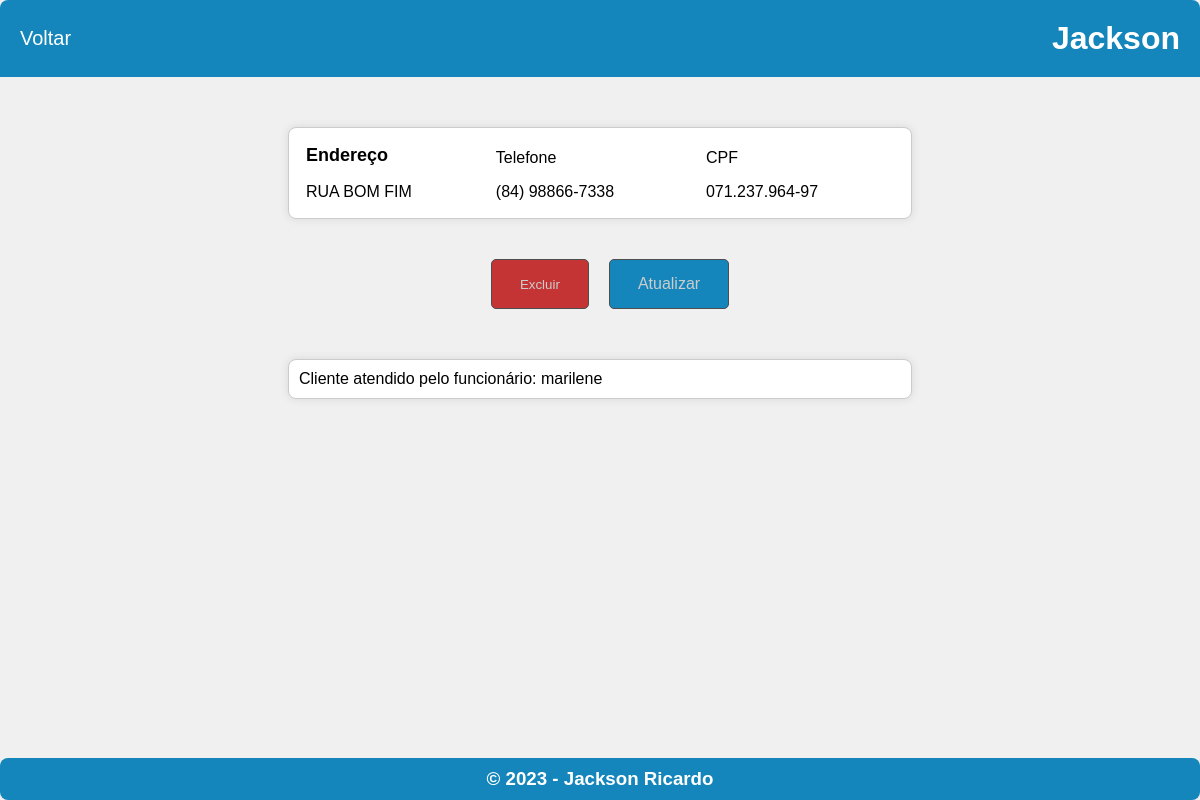
Page /cliente/11/ on the earlier database version.
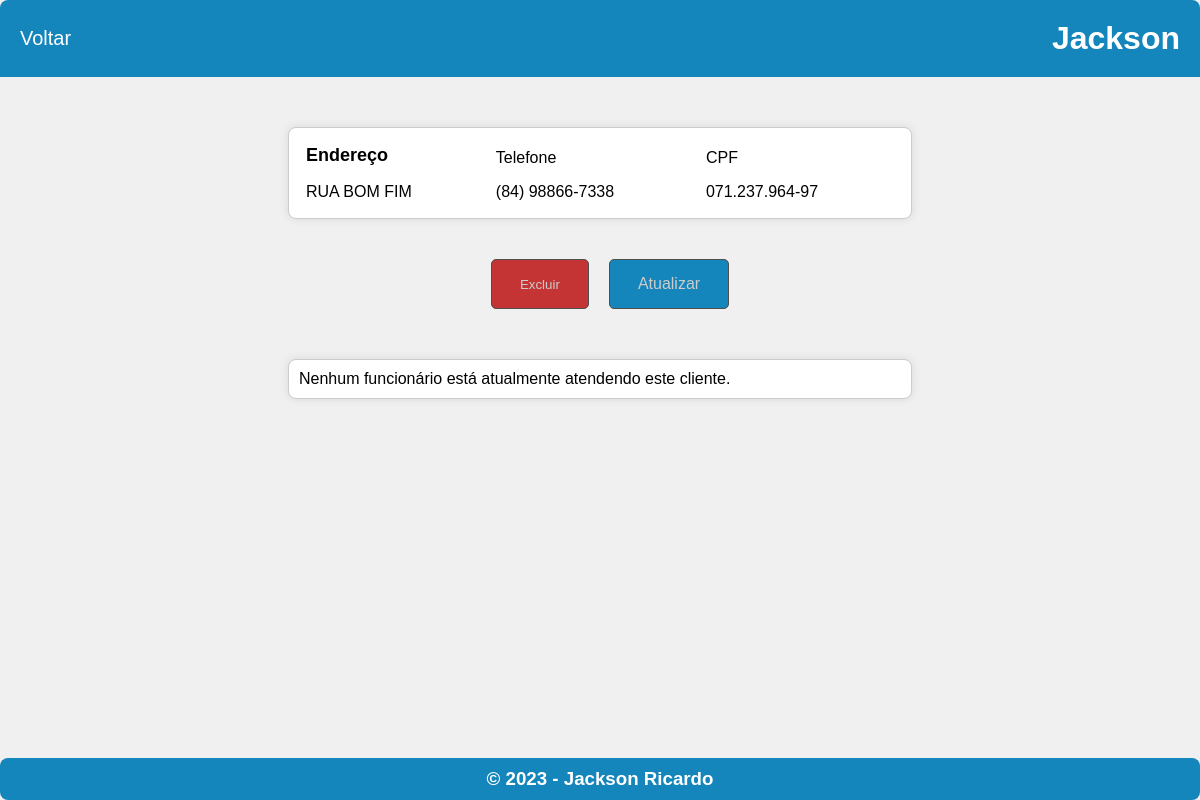
Same page on the later database version.
### clientes/models.py (models this page shows, shortened)
class Cliente(models.Model):
    nome = models.CharField(max_length=255, verbose_name="Nome")
    endereco = models.CharField(max_length=350, verbose_name="Endereço")
    telefone = models.CharField(max_length=255, verbose_name="Telefone")
    cpf = models.CharField(max_length=255, verbose_name="CPF")
    funcionario = models.ForeignKey(Funcionario, on_delete=models.SET_NULL, null=True, blank=True, related_name='clientes', verbose_name="Funcionário que atende")

class Funcionario(models.Model):
    nome = models.CharField(max_length=255, verbose_name="Nome")
    empresa = models.CharField(max_length=255, verbose_name="Empresa", null=True)
    instagram = models.CharField(max_length=255, verbose_name="Instagram", null=True)
    cpf = models.CharField(max_length=255, verbose_name="CPF")
    gerente = models.ForeignKey(Gerente, on_delete=models.SET_NULL, null=True, blank=True, related_name='funcionarios', verbose_name="Gerente")

### clientes/views.py (the view)
# urls.py: path('cliente/<int:pk>/', cliente_views.detalhes_cliente, name="detalhes_cliente"),
def detalhes_cliente(request, pk):
    cliente = get_object_or_404(Cliente, pk=pk)
    funcionario_atende = cliente.funcionario
    contexto = {
        'cliente': cliente,
        'funcionario_atende': funcionario_atende,
    }
    return render(request, template_name="clientes/cliente.html", context=contexto)

### clientes/templates/clientes/cliente.html (shortened to what this page needs)
<!DOCTYPE html>
<html>
<head>
</head>
<body>
    <header>
        <a href="{% url 'home' %}">Voltar</a>
        <h1>{{cliente.nome}}</h1>
    </header>
    <div>
        <table>
            <tr>
                <td id="title">
                    Endereço
                </td>
                <td>
                    Telefone
                </td>
                <td>
                    CPF
                </td>
            </tr>
            <tr>
                <td>
                    {{cliente.endereco}}
                </td>
                <td>
                    {{cliente.telefone}}
                </td>
                <td>
                    {{cliente.cpf}}
                </td>
            </tr>
        </table>
        <div id="button">
            <button id="deletar" onclick="confirmarExclusao()">Excluir</button>
            <a id="update" href="{% url 'update_cliente' cliente.pk %}">Atualizar</a>
        </div>
        <div class="info-box">
            {% if cliente.funcionario %}
                <p>Cliente atendido pelo funcionário: {{ cliente.funcionario.nome }}</p>
            {% else %}
                <p>Nenhum funcionário está atualmente atendendo este cliente.</p>
            {% endif %}
        </div>
    </div>
    <footer>
        <h3>© 2023 - Jackson Ricardo</h3>
    </footer>
</body>
</html>

Differences in the rows shown:
changed Cliente "Jackson": funcionario_id 2 → empty (drawn); funcionario.nome "marilene" → (not shown)
Other differences:
text no longer shown: "Cliente atendido pelo funcionário:"
text now shown: "Nenhum funcionário está atualmente atendendo este cliente."
